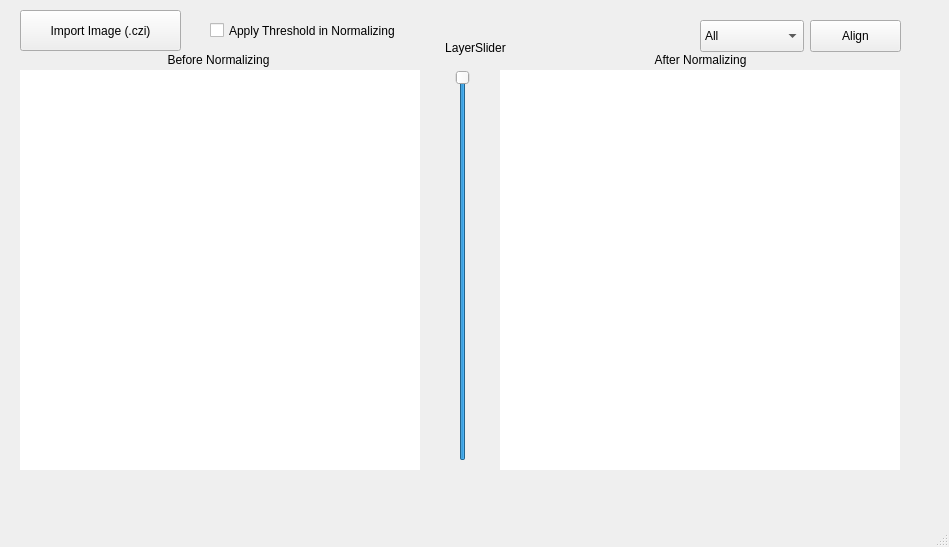
<?xml version="1.0" encoding="UTF-8"?>
<ui version="4.0">
 <class>CorrectionWindow</class>
 <widget class="QMainWindow" name="CorrectionWindow">
  <property name="geometry">
   <rect>
    <x>0</x>
    <y>0</y>
    <width>949</width>
    <height>547</height>
   </rect>
  </property>
  <property name="windowTitle">
   <string>CorrectionWindow</string>
  </property>
  <widget class="QWidget" name="centralWidget">
   <widget class="QGraphicsView" name="beforeView">
    <property name="geometry">
     <rect>
      <x>20</x>
      <y>70</y>
      <width>400</width>
      <height>400</height>
     </rect>
    </property>
    <property name="frameShape">
     <enum>QFrame::NoFrame</enum>
    </property>
    <property name="verticalScrollBarPolicy">
     <enum>Qt::ScrollBarAlwaysOff</enum>
    </property>
    <property name="horizontalScrollBarPolicy">
     <enum>Qt::ScrollBarAlwaysOff</enum>
    </property>
   </widget>
   <widget class="QGraphicsView" name="afterView">
    <property name="geometry">
     <rect>
      <x>500</x>
      <y>70</y>
      <width>400</width>
      <height>400</height>
     </rect>
    </property>
    <property name="frameShape">
     <enum>QFrame::NoFrame</enum>
    </property>
    <property name="verticalScrollBarPolicy">
     <enum>Qt::ScrollBarAlwaysOff</enum>
    </property>
    <property name="horizontalScrollBarPolicy">
     <enum>Qt::ScrollBarAlwaysOff</enum>
    </property>
   </widget>
   <widget class="QLabel" name="beforeLabel">
    <property name="geometry">
     <rect>
      <x>18</x>
      <y>50</y>
      <width>401</width>
      <height>20</height>
     </rect>
    </property>
    <property name="text">
     <string>Before Normalizing</string>
    </property>
    <property name="alignment">
     <set>Qt::AlignCenter</set>
    </property>
   </widget>
   <widget class="QLabel" name="afterLabel">
    <property name="geometry">
     <rect>
      <x>500</x>
      <y>50</y>
      <width>401</width>
      <height>20</height>
     </rect>
    </property>
    <property name="text">
     <string>After Normalizing</string>
    </property>
    <property name="alignment">
     <set>Qt::AlignCenter</set>
    </property>
   </widget>
   <widget class="QPushButton" name="importButton">
    <property name="geometry">
     <rect>
      <x>20</x>
      <y>10</y>
      <width>161</width>
      <height>41</height>
     </rect>
    </property>
    <property name="text">
     <string>Import Image (.czi)</string>
    </property>
   </widget>
   <widget class="QSlider" name="layerSlider">
    <property name="geometry">
     <rect>
      <x>450</x>
      <y>70</y>
      <width>26</width>
      <height>391</height>
     </rect>
    </property>
    <property name="maximum">
     <number>0</number>
    </property>
    <property name="orientation">
     <enum>Qt::Vertical</enum>
    </property>
   </widget>
   <widget class="QLabel" name="layerLabel">
    <property name="geometry">
     <rect>
      <x>430</x>
      <y>40</y>
      <width>91</width>
      <height>16</height>
     </rect>
    </property>
    <property name="text">
     <string>LayerSlider</string>
    </property>
    <property name="alignment">
     <set>Qt::AlignCenter</set>
    </property>
   </widget>
   <widget class="QCheckBox" name="thresholdMode">
    <property name="geometry">
     <rect>
      <x>210</x>
      <y>10</y>
      <width>221</width>
      <height>41</height>
     </rect>
    </property>
    <property name="text">
     <string>Apply Threshold in Normalizing</string>
    </property>
   </widget>
   <widget class="QPushButton" name="alignButton">
    <property name="geometry">
     <rect>
      <x>810</x>
      <y>20</y>
      <width>91</width>
      <height>32</height>
     </rect>
    </property>
    <property name="text">
     <string>Align</string>
    </property>
   </widget>
   <widget class="QComboBox" name="channelSelectMenu">
    <property name="geometry">
     <rect>
      <x>700</x>
      <y>20</y>
      <width>104</width>
      <height>32</height>
     </rect>
    </property>
    <item>
     <property name="text">
      <string>All</string>
     </property>
    </item>
    <item>
     <property name="text">
      <string>#1: Red</string>
     </property>
    </item>
    <item>
     <property name="text">
      <string>#2: Green</string>
     </property>
    </item>
    <item>
     <property name="text">
      <string>#3: Blue</string>
     </property>
    </item>
   </widget>
  </widget>
  <widget class="QMenuBar" name="menuBar">
   <property name="geometry">
    <rect>
     <x>0</x>
     <y>0</y>
     <width>949</width>
     <height>22</height>
    </rect>
   </property>
  </widget>
  <widget class="QStatusBar" name="statusBar"/>
 </widget>
 <layoutdefault spacing="6" margin="11"/>
 <resources/>
 <connections/>
</ui>
